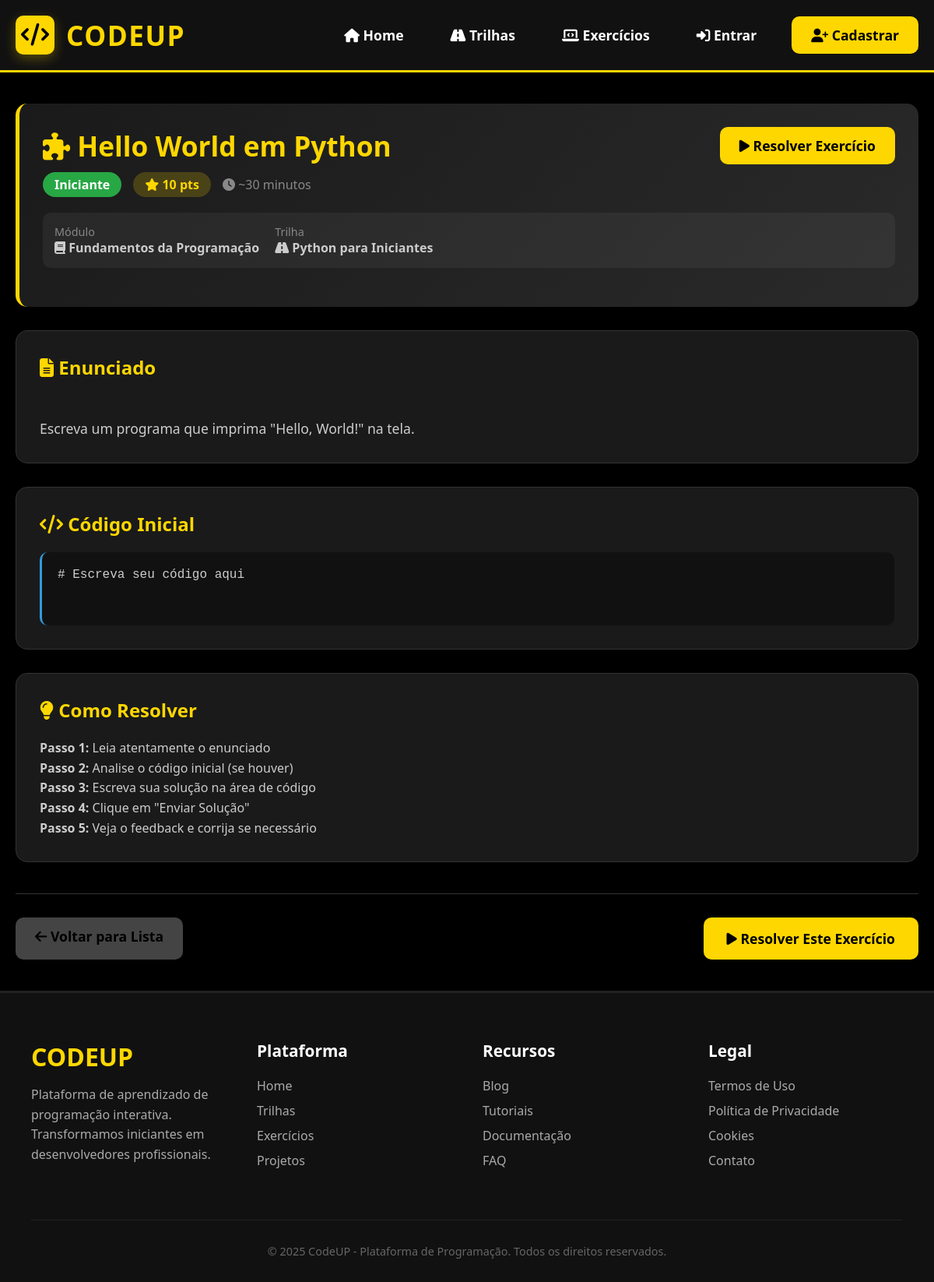
/exercicios/1/, run on the app's committed database.
### exercicios/models.py (models this page shows, shortened)
class Exercicio(models.Model):
    modulo = models.ForeignKey('trilhas.Modulo', on_delete=models.CASCADE, related_name='exercicios')
    titulo = models.CharField(max_length=200)
    enunciado = models.TextField()
    codigo_inicial = models.TextField(blank=True)
    resposta_correta = models.TextField()
    pontos = models.IntegerField(default=10)
    dificuldade = models.CharField(max_length=20, choices=[
        ('facil', 'Fácil'),
        ('medio', 'Médio'),
        ('dificil', 'Difícil'),
    ])

### trilhas/models.py (models this page shows, shortened)
class Modulo(models.Model):
    trilha = models.ForeignKey(Trilha, on_delete=models.CASCADE, related_name='modulos')
    titulo = models.CharField(max_length=200)
    descricao = models.TextField()
    conteudo = models.TextField(blank=True)  # Conteúdo em Markdown/HTML
    video_url = models.URLField(blank=True)
    ordem = models.IntegerField(default=0)
    duracao = models.IntegerField(default=0)  # Em minutos
    concluido = models.BooleanField(default=False)
    class Meta:
        ordering = ['ordem']
        verbose_name = 'Módulo'
        verbose_name_plural = 'Módulos'

class Trilha(models.Model):
    DIFICULDADE_CHOICES = [
        ('iniciante', 'Iniciante'),
        ('intermediario', 'Intermediário'),
        ('avancado', 'Avançado'),
    ]
    titulo = models.CharField(max_length=200)
    descricao = models.TextField()
    icone = models.CharField(max_length=50, default='book')
    cor = models.CharField(max_length=7, default='#FFD700')  # Cor em hex
    dificuldade = models.CharField(max_length=20, choices=DIFICULDADE_CHOICES, default='iniciante')
    tempo_estimado = models.IntegerField(default=0)  # Em horas
    pontos_recompensa = models.IntegerField(default=100)
    ativo = models.BooleanField(default=True)
    ordem = models.IntegerField(default=0)
    data_criacao = models.DateTimeField(auto_now_add=True)
    class Meta:
        ordering = ['ordem', 'data_criacao']
        verbose_name = 'Trilha'
        verbose_name_plural = 'Trilhas'

### exercicios/views.py (the view)
# urls.py: path('<int:exercicio_id>/', views.detalhe, name='detalhe'),
def detalhe(request, exercicio_id):
    exercicio = get_object_or_404(Exercicio, id=exercicio_id)
    if TRILHA_EXISTS:
        exercicio = get_object_or_404(
            Exercicio.objects.select_related('modulo__trilha'),
            id=exercicio_id
        )
    resolvido = False
    if request.user.is_authenticated:
        resolvido = RespostaAluno.objects.filter(
            aluno=request.user,
            exercicio=exercicio,
            status='correto'
        ).exists()
    context = {
        'exercicio': exercicio,
        'resolvido': resolvido,
    }
    return render(request, 'exercicios/detalhe.html', context)

### codeup/context_processors.py (called while the page is built)
def site_info(request):
    from django.conf import settings
    return {
        'SITE_NAME': getattr(settings, 'SITE_NAME', 'CodeUP'),
        'SITE_DESCRIPTION': getattr(settings, 'SITE_DESCRIPTION', 'Plataforma de aprendizado'),
        'SITE_VERSION': getattr(settings, 'SITE_VERSION', '1.0.0'),
        'SITE_URL': getattr(settings, 'SITE_URL', 'http://localhost:8000'),
        'DEBUG': settings.DEBUG,
    }

### exercicios/templates/exercicios/detalhe.html (shortened to what this page needs)
{% extends 'base.html' %}
{% block content %}
<div class="container">
    <div style="background: linear-gradient(135deg, #1a1a1a 0%, #2a2a2a 100%); border-radius: 15px; padding: 30px; margin-bottom: 30px; border-left: 5px solid #FFD700;">
        <div style="display: flex; justify-content: space-between; align-items: start; margin-bottom: 20px;">
            <div>
                <h1 style="color: #FFD700; margin-bottom: 10px; font-size: 2.2rem;">
                    <i class="fas fa-puzzle-piece"></i> {{ exercicio.titulo }}
                </h1>
                <div style="display: flex; gap: 15px; align-items: center;">
                    <span style="background: {% if exercicio.dificuldade == 'iniciante' %}#28a745{% elif exercicio.dificuldade == 'basico' %}#ffc107{% elif exercicio.dificuldade == 'intermediario' %}#fd7e14{% elif exercicio.dificuldade == 'avancado' %}#dc3545{% else %}#6f42c1{% endif %};
                              color: {% if exercicio.dificuldade == 'basico' %}black{% else %}white{% endif %};
                              padding: 5px 15px; border-radius: 20px; font-weight: bold;">
                        {{ exercicio.dificuldade|title }}
                    </span>
                    <span style="background: rgba(255, 215, 0, 0.2); color: #FFD700; padding: 5px 15px; border-radius: 20px; font-weight: bold;">
                        <i class="fas fa-star"></i> {{ exercicio.pontos }} pts
                    </span>
                    <span style="color: #888888;">
                        <i class="fas fa-clock"></i> ~30 minutos
                    </span>
                </div>
            </div>
            <a href="{% url 'exercicios_resolver' exercicio.id %}" class="btn" style="font-size: 1.1rem;">
                <i class="fas fa-play"></i> Resolver Exercício
            </a>
        </div>
        <div style="background: rgba(255, 255, 255, 0.05); padding: 15px; border-radius: 10px; margin-bottom: 20px;">
            <div style="display: flex; gap: 20px;">
                <div>
                    <div style="color: #888888; font-size: 0.9rem;">Módulo</div>
                    <div style="color: #cccccc; font-weight: bold;">
                        <i class="fas fa-book"></i> {{ exercicio.modulo.titulo }}
                    </div>
                </div>
                <div>
                    <div style="color: #888888; font-size: 0.9rem;">Trilha</div>
                    <div style="color: #cccccc; font-weight: bold;">
                        <i class="fas fa-road"></i> {{ exercicio.modulo.trilha.titulo }}
                    </div>
                </div>
            </div>
        </div>
    </div>
    <div style="display: grid; grid-template-columns: 1fr; gap: 30px;">
        <div style="background: #1a1a1a; border-radius: 15px; padding: 30px; border: 1px solid #333333;">
            <h2 style="color: #FFD700; margin-bottom: 20px; font-size: 1.5rem;">
                <i class="fas fa-file-alt"></i> Enunciado
            </h2>
            <div style="color: #cccccc; line-height: 1.6; font-size: 1.1rem; white-space: pre-line;">
                {{ exercicio.enunciado }}
            </div>
        </div>
        {% if exercicio.codigo_inicial %}
        <div style="background: #1a1a1a; border-radius: 15px; padding: 30px; border: 1px solid #333333;">
            <h2 style="color: #FFD700; margin-bottom: 20px; font-size: 1.5rem;">
                <i class="fas fa-code"></i> Código Inicial
            </h2>
            <pre style="background: #111111; padding: 20px; border-radius: 10px; border-left: 3px solid #3498db; color: #cccccc; font-family: 'Courier New', monospace; white-space: pre-wrap; overflow-x: auto;">
{{ exercicio.codigo_inicial }}
            </pre>
        </div>
        {% endif %}
        <div style="background: #1a1a1a; border-radius: 15px; padding: 30px; border: 1px solid #333333;">
            <h2 style="color: #FFD700; margin-bottom: 20px; font-size: 1.5rem;">
                <i class="fas fa-lightbulb"></i> Como Resolver
            </h2>
            <div style="color: #cccccc; line-height: 1.6;">
                <p><strong>Passo 1:</strong> Leia atentamente o enunciado</p>
                <p><strong>Passo 2:</strong> Analise o código inicial (se houver)</p>
                <p><strong>Passo 3:</strong> Escreva sua solução na área de código</p>
                <p><strong>Passo 4:</strong> Clique em "Enviar Solução"</p>
                <p><strong>Passo 5:</strong> Veja o feedback e corrija se necessário</p>
            </div>
        </div>
    </div>
    <div style="display: flex; justify-content: space-between; margin-top: 40px; padding-top: 30px; border-top: 1px solid #333333;">
        <a href="{% url 'exercicios_lista' %}" class="btn" style="background: #444444;">
            <i class="fas fa-arrow-left"></i> Voltar para Lista
        </a>
        <a href="{% url 'exercicios_resolver' exercicio.id %}" class="btn" style="font-size: 1.1rem; padding: 15px 30px;">
            <i class="fas fa-play"></i> Resolver Este Exercício
        </a>
    </div>
</div>
{% endblock %}

### templates/base.html (style rules this page uses)
* { margin: 0; padding: 0; box-sizing: border-box; font-family: 'Segoe UI', Tahoma, Geneva, Verdana, sans-serif; }
body { background-color: #000000; color: #f0f0f0; min-height: 100vh; }
.container { max-width: 1200px; margin: 0 auto; padding: 0 20px; }
.btn { display: inline-block; padding: 12px 25px; background-color: #FFD700; color: #000000; text-decoration: none; border-radius: 10px; font-weight: bold; font-size: 1.1rem; transition: all 0.3s; border: none; cursor: pointer; }

### data on the page
Exercicio: titulo "Hello World em Python", dificuldade "Iniciante", pontos "10", modulo.titulo "Fundamentos da Programação", modulo.trilha.titulo "Python para Iniciantes", enunciado "Escreva um programa que imprima \"Hello, World!\" na tela.", codigo_inicial "# Escreva seu código aqui"
